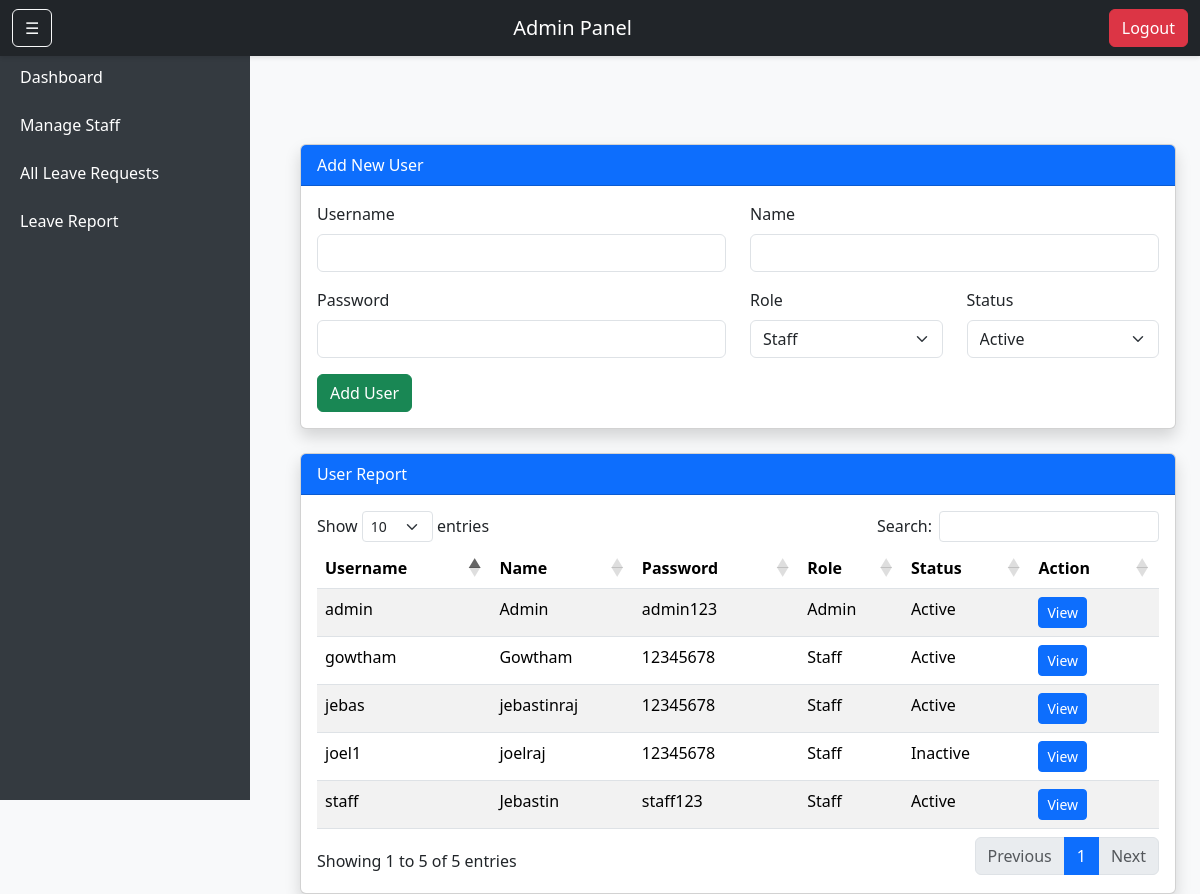
The page /usermanagement.php (signed in) on the database its author committed.
### tables this page shows
CREATE TABLE `users` (
  `id` int(11) NOT NULL,
  `username` varchar(50) NOT NULL CHECK (char_length(`username`) >= 5),
  `name` varchar(15) NOT NULL,
  `password` varchar(255) NOT NULL CHECK (char_length(`password`) >= 8),
  `role` enum('Admin','Staff') NOT NULL DEFAULT 'Staff',
  `status` enum('Active','Inactive') NOT NULL DEFAULT 'Active'
);

### usermanagement.php (the view, shortened to what this page needs)
<?php
require_once 'db.php';
$result = $conn->query("SELECT * FROM users ORDER BY id DESC");
?>
<!DOCTYPE html>
<html lang="en">
<head>
    <link href="https://cdn.jsdelivr.net/npm/bootstrap@5.3.3/dist/css/bootstrap.min.css" rel="stylesheet">
    <link rel="stylesheet" type="text/css" href="https://cdn.datatables.net/1.13.7/css/dataTables.bootstrap5.min.css">
</head>
<body class="bg-light">
<?php include 'layout.php'; ?>
<div class="container mt-5" style="margin-left: 24%; width: 75%;">
    <div class="card shadow mb-4">
        <div class="card-header bg-primary text-white">Add New User</div>
        <div class="card-body">
            <form method="POST" action="usermanagement.php">
                <div class="row">
                    <div class="mb-3 col-md-6">
                        <label class="form-label">Username</label>
                        <input type="text" name="username" class="form-control" maxlength="5" required>
                    </div>
                    <div class="mb-3 col-md-6">
                        <label class="form-label">Name</label>
                        <input type="text" name="name" class="form-control" maxlength="25" required>
                    </div>
                    <div class="mb-3 col-md-6">
                        <label class="form-label">Password</label>
                        <input type="password" name="password" class="form-control" minlength="8" maxlength="8" required>
                    </div>
                    <div class="mb-3 col-md-3">
                        <label class="form-label">Role</label>
                        <select name="role" class="form-select" required>
                            <option value="Staff">Staff</option>
                        </select>
                    </div>
                    <div class="mb-3 col-md-3">
                        <label class="form-label">Status</label>
                        <select name="status" class="form-select" required>
                            <option value="Active">Active</option>
                        </select>
                    </div>
                </div>
                <button type="submit" class="btn btn-success">Add User</button>
            </form>
        </div>
    </div>
    <div class="card shadow">
        <div class="card-header bg-primary text-white">User Report</div>
        <div class="card-body">
            <table id="usersTable" class="table table-striped" style="width:100%">
                <thead>
                    <tr>
                        <th>Username</th>
                        <th>Name</th>
                        <th>Password</th>
                        <th>Role</th>
                        <th>Status</th>
                        <th>Action</th>
                    </tr>
                </thead>
                <tbody>
                    <?php while ($user = $result->fetch_assoc()): ?>
                    <tr>
                        <td><?= htmlspecialchars($user['username']) ?></td>
                        <td><?= htmlspecialchars($user['name']) ?></td>
                        <td><?= htmlspecialchars($user['password']) ?></td>
                        <td><?= htmlspecialchars($user['role']) ?></td>
                        <td><?= htmlspecialchars($user['status']) ?></td>
                        <td>
                            <button class="btn btn-primary btn-sm edit-btn"
                                    data-id="<?= $user['id'] ?>"
                                    data-username="<?= htmlspecialchars($user['username']) ?>"
                                    data-name="<?= htmlspecialchars($user['name']) ?>"
                                    data-password="<?= htmlspecialchars($user['password']) ?>"
                                    data-role="<?= htmlspecialchars($user['role']) ?>"
                                    data-status="<?= htmlspecialchars($user['status']) ?>">
                                View
                            </button>
                        </td>
                    </tr>
                    <?php endwhile; ?>
                </tbody>
            </table>
        </div>
    </div>
</div>
</body>
</html>

### layout.php (shortened to what this page needs)
<?php
$role = $_SESSION["role"];
?>
<!DOCTYPE html>
<html>
<head>
    <link href="https://cdn.jsdelivr.net/npm/bootstrap@5.3.3/dist/css/bootstrap.min.css" rel="stylesheet">
</head>
<body>
<nav class="navbar navbar-dark bg-dark fixed-top" style="z-index: 1030;">
    <div class="container-fluid d-flex justify-content-between">
        <button class="btn btn-outline-light" id="toggle-btn">&#9776;</button>
        <span class="navbar-brand"><?= $role ?> Panel</span>
        <a href="logout.php" onclick="clearAuth()" class="btn btn-danger">Logout</a>
    </div>
</nav>
<div class="sidebar" id="sidebar">
    <?php if ($role === "Admin"): ?>
        <a href="admin_dashboard.php">Dashboard</a>
        <a href="usermanagement.php">Manage Staff</a>
        <a href="leave_approve.php">All Leave Requests</a>
        <a href="allleave_report.php">Leave Report</a>
    <?php elseif ($role === "Staff"): ?>
        <a href="staff_dashboard.php">Dashboard</a>
        <a href="leave_request.php">Apply Leave</a>
        <a href="leave_report.php">My Leave Status</a>
    <?php endif; ?>
</div>
<div class="main-content" id="main-content">
</div>
</body>
</html>

### layout.php (style rules this page uses)
body { margin: 0; padding: 0; padding-top: 56px; }
.sidebar { width: 250px; height: 100vh; background-color: #343a40; color: white; padding-top: 20px; position: fixed; top: 0; left: 0; z-index: 1000; transition: transform 0.3s ease-in-out; }
.sidebar a { padding: 12px 20px; display: block; color: white; text-decoration: none; }
.main-content { margin-left: 250px; padding: 20px; transition: margin-left 0.3s ease-in-out; }
.navbar { box-shadow: 0 2px 4px rgba(0,0,0,.1); }
#toggle-btn { z-index: 1050; }

### rows shown on the page
users: username "gowtham", name "Gowtham", password "12345678", role "Staff", status "Active"
users: username "jebas", name "jebastinraj", password "12345678", role "Staff", status "Active"
users: username "joel1", name "joelraj", password "12345678", role "Staff", status "Inactive"
users: username "staff", name "Jebastin", password "staff123", role "Staff", status "Active"
users: username "admin", name "Admin", password "admin123", role "Admin", status "Active"

### other values the page prints
$role "Admin"
